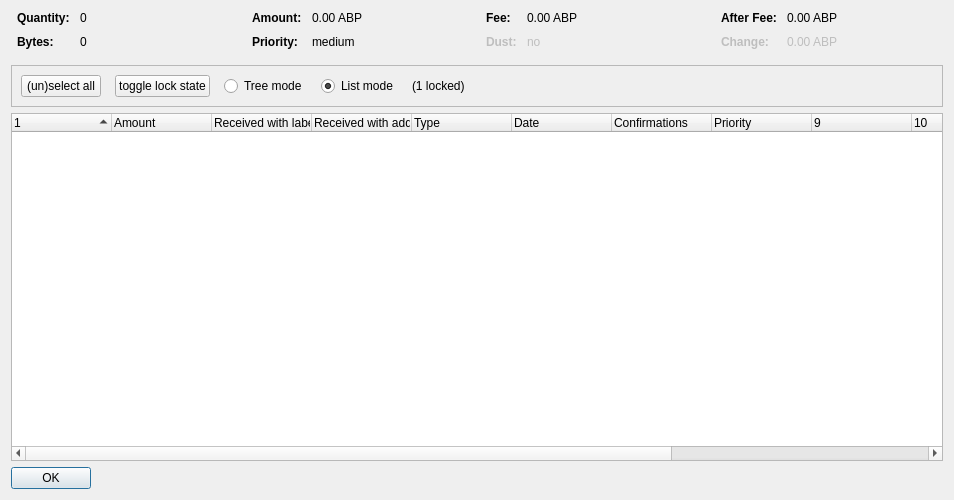
<?xml version="1.0" encoding="UTF-8"?>
<ui version="4.0">
 <class>CoinControlDialog</class>
 <widget class="QDialog" name="CoinControlDialog">
  <property name="geometry">
   <rect>
    <x>0</x>
    <y>0</y>
    <width>954</width>
    <height>500</height>
   </rect>
  </property>
  <property name="windowTitle">
   <string>Coin Selection</string>
  </property>
  <layout class="QVBoxLayout" name="verticalLayout">
   <item>
    <layout class="QHBoxLayout" name="horizontalLayoutTop" stretch="0,0,0,0">
     <property name="topMargin">
      <number>0</number>
     </property>
     <property name="bottomMargin">
      <number>10</number>
     </property>
     <item>
      <layout class="QFormLayout" name="formLayoutCoinControl1">
       <property name="horizontalSpacing">
        <number>10</number>
       </property>
       <property name="verticalSpacing">
        <number>10</number>
       </property>
       <property name="leftMargin">
        <number>6</number>
       </property>
       <property name="rightMargin">
        <number>6</number>
       </property>
       <item row="0" column="0">
        <widget class="QLabel" name="labelCoinControlQuantityText">
         <property name="font">
          <font>
           <weight>75</weight>
           <bold>true</bold>
          </font>
         </property>
         <property name="text">
          <string>Quantity:</string>
         </property>
        </widget>
       </item>
       <item row="0" column="1">
        <widget class="QLabel" name="labelCoinControlQuantity">
         <property name="cursor">
          <cursorShape>IBeamCursor</cursorShape>
         </property>
         <property name="contextMenuPolicy">
          <enum>Qt::ActionsContextMenu</enum>
         </property>
         <property name="text">
          <string notr="true">0</string>
         </property>
         <property name="textInteractionFlags">
          <set>Qt::LinksAccessibleByMouse|Qt::TextSelectableByKeyboard|Qt::TextSelectableByMouse</set>
         </property>
        </widget>
       </item>
       <item row="1" column="0">
        <widget class="QLabel" name="labelCoinControlBytesText">
         <property name="font">
          <font>
           <weight>75</weight>
           <bold>true</bold>
          </font>
         </property>
         <property name="text">
          <string>Bytes:</string>
         </property>
        </widget>
       </item>
       <item row="1" column="1">
        <widget class="QLabel" name="labelCoinControlBytes">
         <property name="cursor">
          <cursorShape>IBeamCursor</cursorShape>
         </property>
         <property name="contextMenuPolicy">
          <enum>Qt::ActionsContextMenu</enum>
         </property>
         <property name="text">
          <string notr="true">0</string>
         </property>
         <property name="textInteractionFlags">
          <set>Qt::LinksAccessibleByMouse|Qt::TextSelectableByKeyboard|Qt::TextSelectableByMouse</set>
         </property>
        </widget>
       </item>
      </layout>
     </item>
     <item>
      <layout class="QFormLayout" name="formLayoutCoinControl2">
       <property name="horizontalSpacing">
        <number>10</number>
       </property>
       <property name="verticalSpacing">
        <number>10</number>
       </property>
       <property name="leftMargin">
        <number>6</number>
       </property>
       <property name="rightMargin">
        <number>6</number>
       </property>
       <item row="0" column="0">
        <widget class="QLabel" name="labelCoinControlAmountText">
         <property name="font">
          <font>
           <weight>75</weight>
           <bold>true</bold>
          </font>
         </property>
         <property name="text">
          <string>Amount:</string>
         </property>
        </widget>
       </item>
       <item row="0" column="1">
        <widget class="QLabel" name="labelCoinControlAmount">
         <property name="cursor">
          <cursorShape>IBeamCursor</cursorShape>
         </property>
         <property name="contextMenuPolicy">
          <enum>Qt::ActionsContextMenu</enum>
         </property>
         <property name="text">
          <string notr="true">0.00 ABP</string>
         </property>
         <property name="textInteractionFlags">
          <set>Qt::LinksAccessibleByMouse|Qt::TextSelectableByKeyboard|Qt::TextSelectableByMouse</set>
         </property>
        </widget>
       </item>
       <item row="1" column="0">
        <widget class="QLabel" name="labelCoinControlPriorityText">
         <property name="font">
          <font>
           <weight>75</weight>
           <bold>true</bold>
          </font>
         </property>
         <property name="text">
          <string>Priority:</string>
         </property>
        </widget>
       </item>
       <item row="1" column="1">
        <widget class="QLabel" name="labelCoinControlPriority">
         <property name="cursor">
          <cursorShape>IBeamCursor</cursorShape>
         </property>
         <property name="contextMenuPolicy">
          <enum>Qt::ActionsContextMenu</enum>
         </property>
         <property name="text">
          <string>medium</string>
         </property>
         <property name="textInteractionFlags">
          <set>Qt::LinksAccessibleByMouse|Qt::TextSelectableByKeyboard|Qt::TextSelectableByMouse</set>
         </property>
        </widget>
       </item>
      </layout>
     </item>
     <item>
      <layout class="QFormLayout" name="formLayoutCoinControl3">
       <property name="horizontalSpacing">
        <number>10</number>
       </property>
       <property name="verticalSpacing">
        <number>10</number>
       </property>
       <property name="leftMargin">
        <number>6</number>
       </property>
       <property name="rightMargin">
        <number>6</number>
       </property>
       <item row="0" column="0">
        <widget class="QLabel" name="labelCoinControlFeeText">
         <property name="font">
          <font>
           <weight>75</weight>
           <bold>true</bold>
          </font>
         </property>
         <property name="text">
          <string>Fee:</string>
         </property>
        </widget>
       </item>
       <item row="0" column="1">
        <widget class="QLabel" name="labelCoinControlFee">
         <property name="cursor">
          <cursorShape>IBeamCursor</cursorShape>
         </property>
         <property name="contextMenuPolicy">
          <enum>Qt::ActionsContextMenu</enum>
         </property>
         <property name="text">
          <string notr="true">0.00 ABP</string>
         </property>
         <property name="textInteractionFlags">
          <set>Qt::LinksAccessibleByMouse|Qt::TextSelectableByKeyboard|Qt::TextSelectableByMouse</set>
         </property>
        </widget>
       </item>
       <item row="1" column="0">
        <widget class="QLabel" name="labelCoinControlLowOutputText">
         <property name="enabled">
          <bool>false</bool>
         </property>
         <property name="font">
          <font>
           <weight>75</weight>
           <bold>true</bold>
          </font>
         </property>
         <property name="text">
          <string>Dust:</string>
         </property>
        </widget>
       </item>
       <item row="1" column="1">
        <widget class="QLabel" name="labelCoinControlLowOutput">
         <property name="enabled">
          <bool>false</bool>
         </property>
         <property name="cursor">
          <cursorShape>IBeamCursor</cursorShape>
         </property>
         <property name="contextMenuPolicy">
          <enum>Qt::ActionsContextMenu</enum>
         </property>
         <property name="text">
          <string>no</string>
         </property>
         <property name="textInteractionFlags">
          <set>Qt::LinksAccessibleByMouse|Qt::TextSelectableByKeyboard|Qt::TextSelectableByMouse</set>
         </property>
        </widget>
       </item>
      </layout>
     </item>
     <item>
      <layout class="QFormLayout" name="formLayoutCoinControl4">
       <property name="horizontalSpacing">
        <number>10</number>
       </property>
       <property name="verticalSpacing">
        <number>10</number>
       </property>
       <property name="leftMargin">
        <number>6</number>
       </property>
       <property name="rightMargin">
        <number>6</number>
       </property>
       <item row="0" column="0">
        <widget class="QLabel" name="labelCoinControlAfterFeeText">
         <property name="font">
          <font>
           <weight>75</weight>
           <bold>true</bold>
          </font>
         </property>
         <property name="text">
          <string>After Fee:</string>
         </property>
        </widget>
       </item>
       <item row="0" column="1">
        <widget class="QLabel" name="labelCoinControlAfterFee">
         <property name="cursor">
          <cursorShape>IBeamCursor</cursorShape>
         </property>
         <property name="contextMenuPolicy">
          <enum>Qt::ActionsContextMenu</enum>
         </property>
         <property name="text">
          <string notr="true">0.00 ABP</string>
         </property>
         <property name="textInteractionFlags">
          <set>Qt::LinksAccessibleByMouse|Qt::TextSelectableByKeyboard|Qt::TextSelectableByMouse</set>
         </property>
        </widget>
       </item>
       <item row="1" column="0">
        <widget class="QLabel" name="labelCoinControlChangeText">
         <property name="enabled">
          <bool>false</bool>
         </property>
         <property name="font">
          <font>
           <weight>75</weight>
           <bold>true</bold>
          </font>
         </property>
         <property name="text">
          <string>Change:</string>
         </property>
        </widget>
       </item>
       <item row="1" column="1">
        <widget class="QLabel" name="labelCoinControlChange">
         <property name="enabled">
          <bool>false</bool>
         </property>
         <property name="cursor">
          <cursorShape>IBeamCursor</cursorShape>
         </property>
         <property name="contextMenuPolicy">
          <enum>Qt::ActionsContextMenu</enum>
         </property>
         <property name="text">
          <string notr="true">0.00 ABP</string>
         </property>
         <property name="textInteractionFlags">
          <set>Qt::LinksAccessibleByMouse|Qt::TextSelectableByKeyboard|Qt::TextSelectableByMouse</set>
         </property>
        </widget>
       </item>
      </layout>
     </item>
    </layout>
   </item>
   <item>
    <widget class="QFrame" name="frame">
     <property name="minimumSize">
      <size>
       <width>0</width>
       <height>40</height>
      </size>
     </property>
     <property name="frameShape">
      <enum>QFrame::StyledPanel</enum>
     </property>
     <property name="frameShadow">
      <enum>QFrame::Sunken</enum>
     </property>
     <layout class="QHBoxLayout" name="horizontalLayout">
      <item>
       <layout class="QHBoxLayout" name="horizontalLayoutPanel" stretch="0,0,0,0,0,0">
        <property name="spacing">
         <number>14</number>
        </property>
        <item>
         <widget class="QPushButton" name="pushButtonSelectAll">
          <property name="sizePolicy">
           <sizepolicy hsizetype="Maximum" vsizetype="Fixed">
            <horstretch>0</horstretch>
            <verstretch>0</verstretch>
           </sizepolicy>
          </property>
          <property name="text">
           <string>(un)select all</string>
          </property>
          <property name="autoDefault">
           <bool>false</bool>
          </property>
         </widget>
        </item>
        <item>
         <widget class="QPushButton" name="pushButtonToggleLock">
          <property name="sizePolicy">
           <sizepolicy hsizetype="Maximum" vsizetype="Fixed">
            <horstretch>0</horstretch>
            <verstretch>0</verstretch>
           </sizepolicy>
          </property>
          <property name="text">
           <string>toggle lock state</string>
          </property>
          <property name="autoDefault">
           <bool>false</bool>
          </property>
         </widget>
        </item>
        <item>
         <widget class="QRadioButton" name="radioTreeMode">
          <property name="sizePolicy">
           <sizepolicy hsizetype="Maximum" vsizetype="Fixed">
            <horstretch>0</horstretch>
            <verstretch>0</verstretch>
           </sizepolicy>
          </property>
          <property name="text">
           <string>Tree mode</string>
          </property>
         </widget>
        </item>
        <item>
         <widget class="QRadioButton" name="radioListMode">
          <property name="sizePolicy">
           <sizepolicy hsizetype="Maximum" vsizetype="Fixed">
            <horstretch>0</horstretch>
            <verstretch>0</verstretch>
           </sizepolicy>
          </property>
          <property name="text">
           <string>List mode</string>
          </property>
          <property name="checked">
           <bool>true</bool>
          </property>
         </widget>
        </item>
        <item>
         <widget class="QLabel" name="labelLocked">
          <property name="text">
           <string>(1 locked)</string>
          </property>
         </widget>
        </item>
        <item>
         <spacer name="horizontalSpacer">
          <property name="orientation">
           <enum>Qt::Horizontal</enum>
          </property>
          <property name="sizeHint" stdset="0">
           <size>
            <width>40</width>
            <height>20</height>
           </size>
          </property>
         </spacer>
        </item>
       </layout>
      </item>
     </layout>
    </widget>
   </item>
   <item>
    <widget class="CoinControlTreeWidget" name="treeWidget">
     <property name="contextMenuPolicy">
      <enum>Qt::CustomContextMenu</enum>
     </property>
     <property name="sortingEnabled">
      <bool>false</bool>
     </property>
     <property name="columnCount">
      <number>13</number>
     </property>
     <attribute name="headerShowSortIndicator" stdset="0">
      <bool>true</bool>
     </attribute>
     <attribute name="headerStretchLastSection">
      <bool>false</bool>
     </attribute>
     <column>
      <property name="text">
       <string/>
      </property>
     </column>
     <column>
      <property name="text">
       <string>Amount</string>
      </property>
     </column>
     <column>
      <property name="text">
       <string>Received with label</string>
      </property>
     </column>
     <column>
      <property name="text">
       <string>Received with address</string>
      </property>
     </column>
     <column>
      <property name="text">
       <string>Type</string>
      </property>
     </column>
     <column>
      <property name="text">
       <string>Date</string>
      </property>
     </column>
     <column>
      <property name="text">
       <string>Confirmations</string>
      </property>
      <property name="toolTip">
       <string>Confirmed</string>
      </property>
     </column>
     <column>
      <property name="text">
       <string>Priority</string>
      </property>
     </column>
     <column>
      <property name="text">
       <string/>
      </property>
     </column>
     <column>
      <property name="text">
       <string/>
      </property>
     </column>
     <column>
      <property name="text">
       <string/>
      </property>
     </column>
     <column>
      <property name="text">
       <string/>
      </property>
     </column>
     <column>
      <property name="text">
       <string/>
      </property>
     </column>
    </widget>
   </item>
   <item>
    <widget class="QDialogButtonBox" name="buttonBox">
     <property name="sizePolicy">
      <sizepolicy hsizetype="Maximum" vsizetype="Fixed">
       <horstretch>0</horstretch>
       <verstretch>0</verstretch>
      </sizepolicy>
     </property>
     <property name="orientation">
      <enum>Qt::Horizontal</enum>
     </property>
     <property name="standardButtons">
      <set>QDialogButtonBox::Ok</set>
     </property>
    </widget>
   </item>
  </layout>
 </widget>
 <customwidgets>
  <customwidget>
   <class>CoinControlTreeWidget</class>
   <extends>QTreeWidget</extends>
   <header>coincontroltreewidget.h</header>
  </customwidget>
 </customwidgets>
 <resources/>
 <connections/>
</ui>
